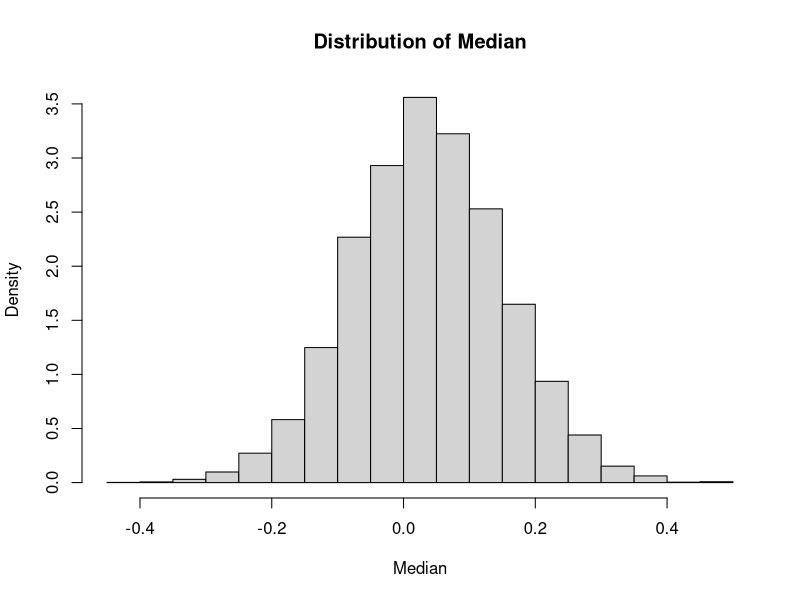
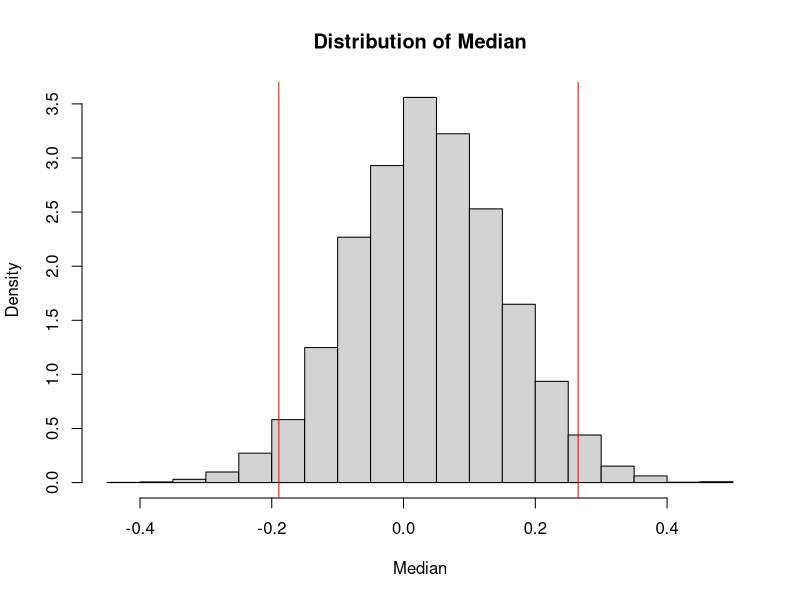

These charts were generated, in order, by the following R code: (Note: a time limit stopped this script after it produced the figures.)
## ---- chunk 1
knitr::opts_chunk$set(echo = TRUE)
## ---- chunk 2
suppressPackageStartupMessages(require(tidyverse))
suppressPackageStartupMessages(require(dplyr))
suppressPackageStartupMessages(require(stats4))
## ---- chunk 3
# generate a single sample
set.seed(1)
sample <- rnorm(201,mean=0,sd=1)
# use mle to calculate the parameters based on the sample
ll_norm <- function(mean,sd){
  -sum(dnorm(sample,mean = mean,sd = sd,log=T))
}
z_norm <- mle(minuslogl=ll_norm, start=list(mean=1,sd=1),
                 method = "L-BFGS-B",
                 lower = c(0,0.01))
mean <- coef(z_norm)[1]
sd <- coef(z_norm)[2]
print(paste("The estimated mean of normal distribution is: ",mean))
print(paste("The estimated standard deviation of normal distribution is: ", sd))
## ---- chunk 4
# I want to get 10000 samples and for each sample, there are 100 values
result <- rep(NA, 10000)
for (i in seq_along(result))
{
  # find the median of each sample using quantile function
  result[i] = quantile(rnorm(100,mean = mean, sd = sd),0.5)
}
hist(result,freq=FALSE,xlab = "Median",main="Distribution of Median")
## ---- chunk 5
# 95%
x_0.025 = quantile(result,0.025)
x_0.975 = quantile(result,0.975)
hist(result,freq=FALSE,xlab = "Median",main="Distribution of Median")
abline(v=x_0.025,col="red")
abline(v=x_0.975,col="red")
print(paste("The minimum value among 95% confidence interval is: ",x_0.025))
print(paste("The maximum value among 95% confidence interval is: ",x_0.975))
## ---- chunk 6
# function that can return the 95% confidence interval of the sampling distribution of the median
sample_95_confidence <- function()
{
  sample <- rnorm(201,mean=0,sd=1)
  # use mle to calculate the parameters based on the sample
  ll_norm <- function(mean,sd){
    -sum(dnorm(sample,mean = mean,sd = sd,log=T))
  }
  z_norm <- mle(minuslogl=ll_norm, start=list(mean=1,sd=1),
                 method = "L-BFGS-B",
                 lower = c(0,0.01))
  mean <- coef(z_norm)[1]
  sd <- coef(z_norm)[2]
  # 5000 samples
  result <- rep(NA, 5000)
  for (i in seq_along(result))
  {
    # each sample has 500 values and find the median of each sample using quantile
    result[i] = quantile(rnorm(500,mean = mean, sd = sd),0.5)
  }
  # find the minimum value among the 95% confidence interval
  x_0.025 = quantile(result,0.025)
  # fine the maximum value among the 95% confidence interval
  x_0.975 = quantile(result,0.975)
  return(c(x_0.025, x_0.975))
}

# get 1000 sampling distributions
num_sample_dis <- 1000
result <- replicate(num_sample_dis,sample_95_confidence())
result <- as.data.frame(t(result))
result$index <- 1:dim(result)[1]
colnames(result) <- c("low","up","index")
low <- result %>%
  select(low,index) %>%
  rename(value = low)
up <- result %>%
  select(up,index) %>%
  rename(value = up)
low_up <- rbind(low,up)
low_up['Status'] = 0
# calculate the coverage probability
count <- 0 

for (i in 1:num_sample_dis)
{
  # get the minimum value and maximum value among the 95% confidence interval
  values <- low_up %>%
    filter(index == i) %>%
    pull(value)
  # the sample for which the confidence interval captured the population parameter
  if (0 >= values[1] & 0 <= values[2])
  {
    count <- count +1
    low_up['Status'][low_up['index']==i] = 1
  }
  cov_prob <- count/num_sample_dis
}
print(paste("The coverage probability is: ",cov_prob))

# get maximum 5 sampling distributions that cover the population parameters
cover <- low_up %>%
  filter(Status == 1) %>%
  group_by(index) %>%
  summarise(Value = value,Status = Status) %>%
  ungroup() %>%
  slice(1:10)

# get maximum 5 sampling distributions that don't cover the population parameters
not_cover <- low_up %>%
  filter(Status == 0) %>%
  group_by(index) %>%
  summarise(Value = value,Status = Status) %>%
  ungroup() %>%
  slice(1:10)

# combine them and modify the index to make the furure more clear
combine = rbind(cover,not_cover)
total_len = dim(unique(combine['index']))[1]
index <- unique(combine['index']) %>% `[[`(1)
for (i in 1:total_len)
{
  combine['index'][combine['index'] == index[i]] = -i
}

#plot the graphic
combine$Status <- as.factor(combine$Status)
combine %>%
  ggplot(aes(x=Value,y=-index,group = index, color = Status))+
  geom_line()+
  #scale_color_manual(values = c("blue","red"))+
  geom_vline(xintercept = 0,col="grey")+
  labs(
    x = "Pop.parameter of interest",
    y = "Sample"
  )+
  theme_bw()+
  theme(panel.grid.major = element_blank(),panel.grid.minor = element_blank(),legend.position = "none")
